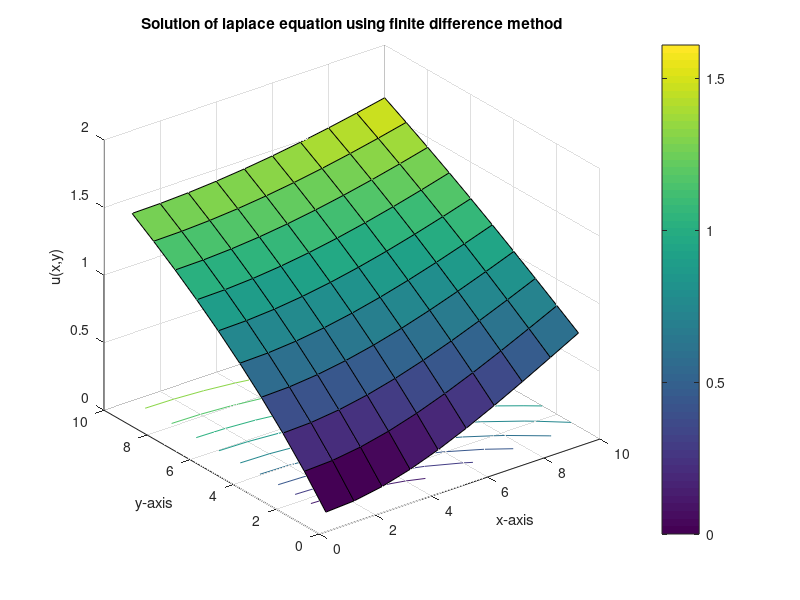
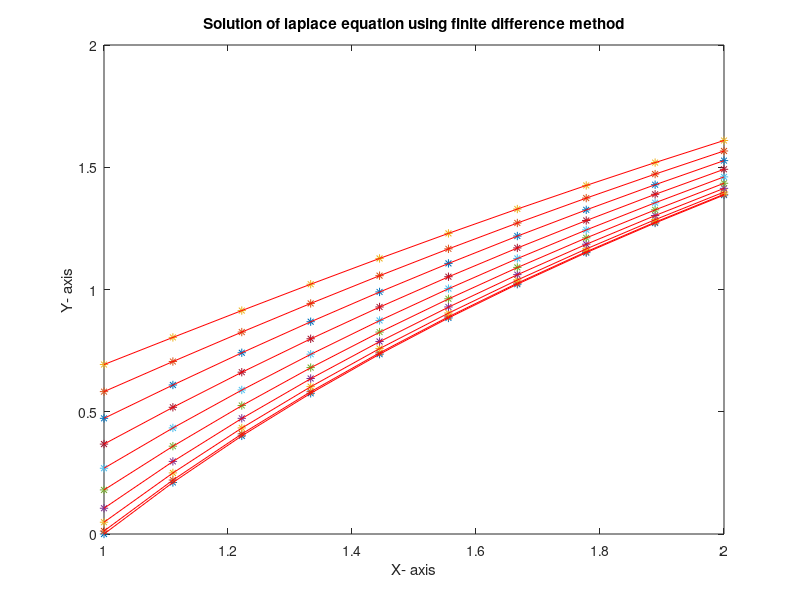

The MATLAB script that drew these images, in order:
    % Approximate the solution of the Laplace equation
    %
    % d^2u/dx^2 + d^2u/dy^2 = 0,   1 < x < 2,  0 < y < 1
    %
    % subject to the conditions
    % u(x,0) = 2*ln(x)          and   u(x,1) = ln(x^2 + 1),   1 <= x <= 2
    % u(1,y) = ln(y^2 + 1)      and   u(2,y) = ln(y^2 + 4),   0 <= y <= 1
    %
    % using the finite difference algorithm, and compare the result to the
    % actual solution
    % u(x,y) = ln(x^2 + y^2)

    function laplace1
    clc
    clf
    clear all
    a=1;
    b=2;
    c=0;
    d=1;
    n=10;
    m=10;
    u=zeros(n,m);
    x=linspace(a,b,n);
    y=linspace(c,d,m);
    for i=1:n
        u(i,1)=2*log(x(i));
        u(i,m)=log(x(i)^2+1);
    end
    for j=2:m
        u(1,j)=log(y(j)^2+1);
        u(n,j)=log(y(j)^2+4);
    end
    for i=1:n
        for j=1:m
            t(i,j)=0.0001;
        end
    end
    for k=1:1000
        temp1=u';
        for i=2:n-1
            for j=2:m-1
                u(i,j)=(u(i+1,j)+u(i-1,j)+u(i,j+1)+u(i,j-1))/4;
            end
        end
        temp2=u';
        if (abs(temp1-temp2)) <t
            u'
            k
            break;
        end
    end
    figure(1)
    surfc(u);
    colorbar
    grid on
    xlabel('x-axis');
    ylabel('y-axis');
    zlabel('u(x,y)');
    hold off
    title('Solution of laplace equation using finite difference method')
    figure(2)
    for i=1:n
        for j=1:m
            z(i,j)=f(x(i),y(j));
        end
    end
    plot(x,z,'*')
    hold on
    plot(x,u(:,:),'r')
    xlabel('X- axis')
    ylabel('Y- axis')
    title('Solution of laplace equation using finite difference method')
    function z=f(x,y)
    z=log(x^2+y^2);
